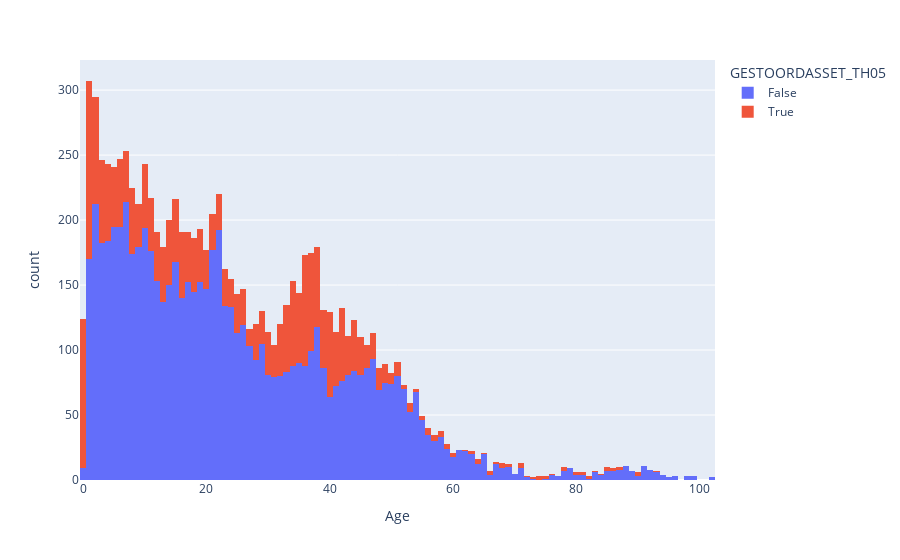

Notebook code for this chart:
### Code cell
(
    df
    .plot(
        kind='hist',
        x='Age',
        #x='DATUM_INBEDRIJF_JAAR',
        color='GESTOORDASSET_TH05',
    )
)

### Figure 1 — Plotly figure (JSON) as saved in the notebook; plotly's stock layout.template omitted (floating-point values rounded to 4 significant figures; data arrays with more than 128 entries replaced by an {"elided": "..."} marker saying what was removed)
{"data": [{"alignmentgroup": "True", "bingroup": "x", "hovertemplate": "GESTOORDASSET_TH05=False<br>Age=%{x}<br>count=%{y}<extra></extra>", "legendgroup": "False", "marker": {"color": "#636efa", "pattern": {"shape": ""}}, "name": "False", "offsetgroup": "False", "orientation": "v", "showlegend": true, "type": "histogram", "x": {"elided": "7076 int values"}, "xaxis": "x", "yaxis": "y"}, {"alignmentgroup": "True", "bingroup": "x", "hovertemplate": "GESTOORDASSET_TH05=True<br>Age=%{x}<br>count=%{y}<extra></extra>", "legendgroup": "True", "marker": {"color": "#EF553B", "pattern": {"shape": ""}}, "name": "True", "offsetgroup": "True", "orientation": "v", "showlegend": true, "type": "histogram", "x": {"elided": "2354 int values"}, "xaxis": "x", "yaxis": "y"}], "layout": {"barmode": "relative", "legend": {"title": {"text": "GESTOORDASSET_TH05"}, "tracegroupgap": 0}, "margin": {"t": 60}, "xaxis": {"anchor": "y", "domain": [0, 1], "title": {"text": "Age"}}, "yaxis": {"anchor": "x", "domain": [0, 1], "title": {"text": "count"}}}}
